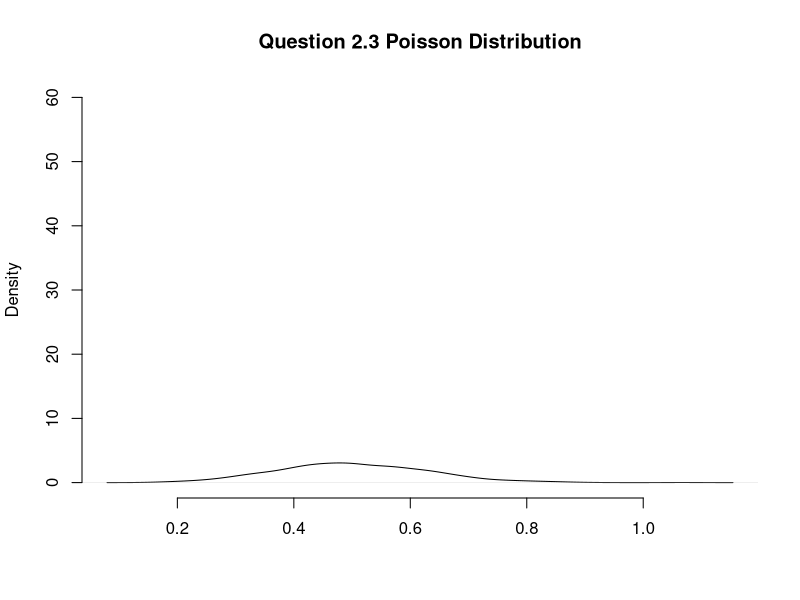

This chart was generated by the following R code: (Note: this script raises an error after producing the figure.)

#######################################################################################################
#HEC Lausanne - MScF
#Data Science for Finance
#Exercise Session 2 - 27.09.2019
#Marceau Pierron, Taulant Ukshini, David Sasselli, Nora Koennyu
#######################################################################################################


#######################################################################################################
#Question 2.3
#######################################################################################################


#initialization
parameter = 0.5                             #given parameter lambda
size=c(30,100,1000,10000)                   #sample size
colours=c("black","red","green","blue")     #legend colors

lambda_total=c()

#simulating Poisson random variables and computing their expectations
for(i in size){
	lambda=c()
	for(j in 1:1000){
		x=rpois(i,parameter)
		s=mean(x)
		lambda=c(lambda,s)
	}

	lambda_total=cbind(lambda_total,lambda)

}
#charting the results
par(bty="n")

plot(density(lambda_total[,1]),
    ylim=c(0,60),
    col="black",
    main="Question 2.3 Poisson Distribution",
    xlab="")

for(k in 2:lenght(size)){
    lines(density(lambda_total[,k]),
        col=colours[k])
}

legend(x="right",y=0.92,c("30 Observations","100 Observations","1000 Observations","10000 Observations"),
    cex=0.8,
    lty=1,
    col=colours,
    box.lty=0
)


#######################################################################################################
#Question 2.4
#######################################################################################################

mu_func = function(n){
  lambda=c()
	for(j in 1:1000){
		x=rpois(n,parameter)
		s=mean(x)
		lambda=c(lambda,s)
	}
    return(sd(lambda))
}

func_1 = function(x){
    return(1/sqrt(x))
}

par(bty="n")

plot(func_1,
    main="Question 1.2.2 Poisson Distribution",
    col="red",
    col.main="black",
    lwd=4,
    xlab="Number of Observations",
    ylab="Volatility of Estimator",
    xlim=c(-50,10000),
    ylim=c(0.01,0.2)
)

i=0

while(i <= 10000){
    points(i,mu_func(i),pch=3)
    i=i+200
}

legend(x="right",y=0.92,c("Estimated Volatility of the Estimator","1/sqrt(n)"),
    cex=0.8,
    lty=c(NA,1),
    col=c("black","red"),
    pch=c(NA,3),
    box.lty=0
)

###############################################################################
# Question 2.3
###############################################################################

layout(matrix(1:4,2,2))
for (i in 1:length(size)){
  temp=(lambda_total[,i]-lambda)/(sqrt(parameter))*sqrt(size[i])
  dens=density(temp)
  plot(dens, 
       xlim =c(-4,4),
       ylim =c(0,0.5),
       main=size[i])
  lines(dens$x,dnorm(dens$x),col="red")
  }

